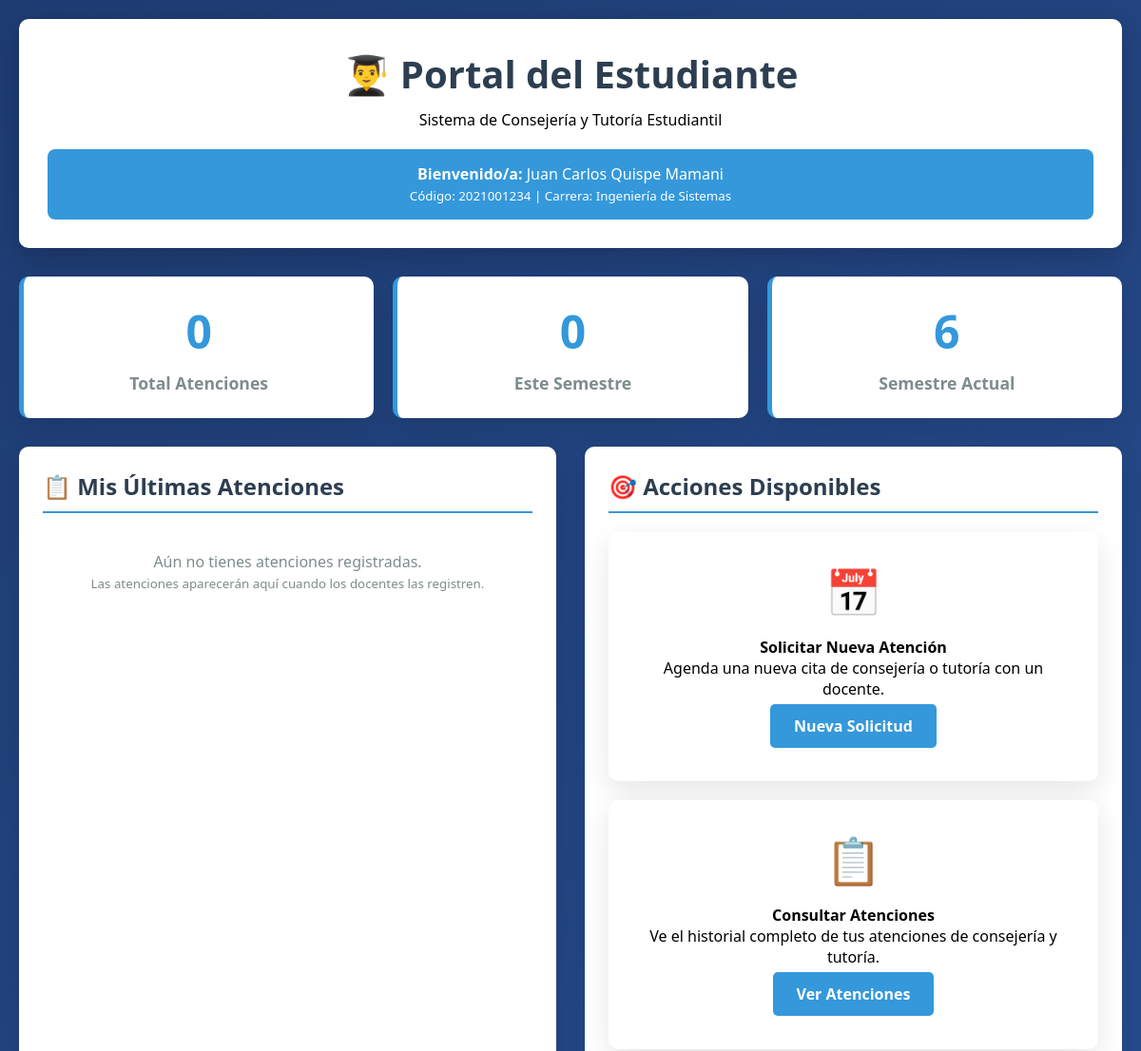
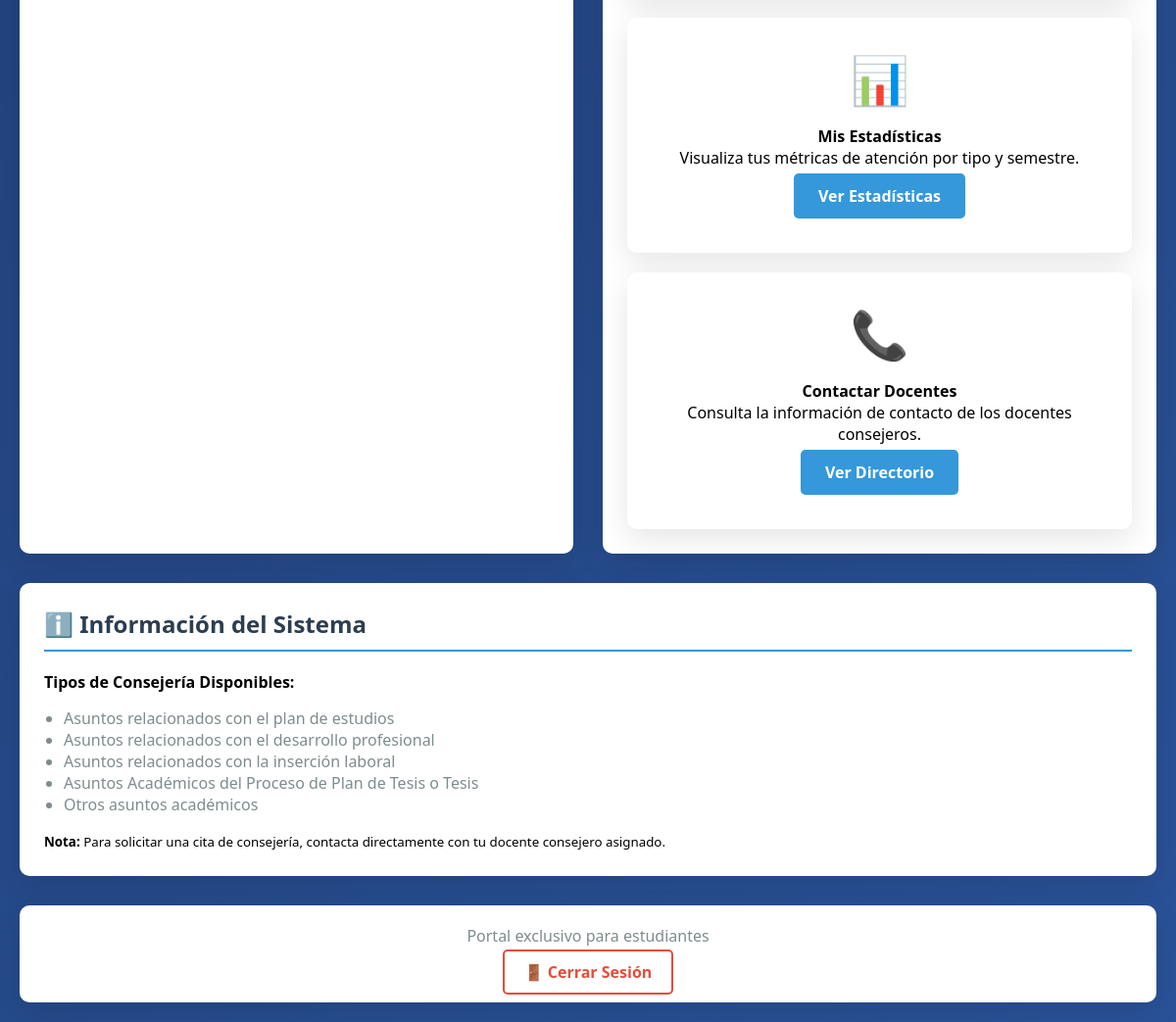
/dashboard_estudiante.php (signed in), run on the app's committed database (2 pictures, top to bottom).
### tables this page shows
CREATE TABLE IF NOT EXISTS estudiantes (
    id INT PRIMARY KEY AUTO_INCREMENT,
    codigo VARCHAR(20) UNIQUE NOT NULL,
    apellidos VARCHAR(100) NOT NULL,
    nombres VARCHAR(100) NOT NULL,
    email VARCHAR(100),
    telefono VARCHAR(20),
    carrera VARCHAR(100),
    semestre INT,
    activo BOOLEAN DEFAULT TRUE,
    created_at TIMESTAMP DEFAULT CURRENT_TIMESTAMP
);

### public/dashboard_estudiante.php (the view, shortened to what this page needs)
<?php
require_once "../config/db.php";
$stmt = $pdo->prepare("SELECT e.* FROM estudiantes e INNER JOIN usuarios u ON e.email = u.email WHERE u.id = ?");
$stmt->execute([$_SESSION['usuario_id']]);
$estudiante = $stmt->fetch();
$stmt = $pdo->prepare("SELECT COUNT(*) FROM atenciones WHERE estudiante_id = ?");
$stmt->execute([$estudiante['id'] ?? 0]);
$mis_atenciones = $stmt->fetchColumn();
$stmt = $pdo->prepare("
    SELECT a.*,
           CONCAT(d.nombres, ' ', d.apellidos) as docente_nombre,
           t.nombre as tipo_nombre
    FROM atenciones a
    INNER JOIN docentes d ON a.docente_id = d.id
    INNER JOIN tipos_consejeria t ON a.tipo_consejeria_id = t.id
    WHERE a.estudiante_id = ?
    ORDER BY a.fecha_atencion DESC, a.hora_atencion DESC
    LIMIT 5
");
$stmt->execute([$estudiante['id'] ?? 0]);
$ultimas_atenciones = $stmt->fetchAll();
$semestre_actual = date('Y') . '-' . (date('n') <= 7 ? '1' : '2');
$stmt = $pdo->prepare("SELECT COUNT(*) FROM atenciones WHERE estudiante_id = ? AND semestre = ?");
$stmt->execute([$estudiante['id'] ?? 0, $semestre_actual]);
$atenciones_semestre = $stmt->fetchColumn();
?>
<!DOCTYPE html>
<html lang="es">
<head>
</head>
<body>
    <div class="container">
        <div class="header">
            <h1>👨‍🎓 Portal del Estudiante</h1>
            <p>Sistema de Consejería y Tutoría Estudiantil</p>
            <div class="user-info">
                <strong>Bienvenido/a:</strong> <?= htmlspecialchars($estudiante['nombres'] ?? 'Estudiante') ?> <?= htmlspecialchars($estudiante['apellidos'] ?? '') ?>
                <br><small>Código: <?= htmlspecialchars($estudiante['codigo'] ?? 'N/A') ?> | Carrera: <?= htmlspecialchars($estudiante['carrera'] ?? 'No especificada') ?></small>
            </div>
        </div>
        <div class="stats-grid">
            <div class="stat-card">
                <div class="stat-number"><?= $mis_atenciones ?></div>
                <div class="stat-label">Total Atenciones</div>
            </div>
            <div class="stat-card">
                <div class="stat-number"><?= $atenciones_semestre ?></div>
                <div class="stat-label">Este Semestre</div>
            </div>
            <div class="stat-card">
                <div class="stat-number"><?= $estudiante['semestre'] ?? 'N/A' ?></div>
                <div class="stat-label">Semestre Actual</div>
            </div>
        </div>
        <div class="content-grid">
            <div class="card">
                <h3>📋 Mis Últimas Atenciones</h3>
                <?php if (empty($ultimas_atenciones)): ?>
                    <div class="no-data">
                        <p>Aún no tienes atenciones registradas.</p>
                        <p><small>Las atenciones aparecerán aquí cuando los docentes las registren.</small></p>
                    </div>
                <?php endif; ?>
            </div>
            <div class="card">
                <h3>🎯 Acciones Disponibles</h3>
                <div class="menu-card" style="margin-bottom: 20px;">
                    <div class="menu-icon">📅</div>
                    <h4>Solicitar Nueva Atención</h4>
                    <p>Agenda una nueva cita de consejería o tutoría con un docente.</p>
                    <a href="registro_atencion.php" class="btn">Nueva Solicitud</a>
                </div>
                <div class="menu-card" style="margin-bottom: 20px;">
                    <div class="menu-icon">📋</div>
                    <h4>Consultar Atenciones</h4>
                    <p>Ve el historial completo de tus atenciones de consejería y tutoría.</p>
                    <a href="lista_atenciones.php?estudiante=<?= $estudiante['id'] ?? 0 ?>" class="btn">Ver Atenciones</a>
                </div>
                <div class="menu-card" style="margin-bottom: 20px;">
                    <div class="menu-icon">📊</div>
                    <h4>Mis Estadísticas</h4>
                    <p>Visualiza tus métricas de atención por tipo y semestre.</p>
                    <a href="reportes.php?estudiante=<?= $estudiante['id'] ?? 0 ?>" class="btn">Ver Estadísticas</a>
                </div>
                <div class="menu-card">
                    <div class="menu-icon">📞</div>
                    <h4>Contactar Docentes</h4>
                    <p>Consulta la información de contacto de los docentes consejeros.</p>
                    <a href="directorio_docentes.php" class="btn">Ver Directorio</a>
                </div>
            </div>
        </div>
        <div class="card" style="margin-bottom: 30px;">
            <h3>ℹ️ Información del Sistema</h3>
            <p><strong>Tipos de Consejería Disponibles:</strong></p>
            <ul style="margin: 15px 0; padding-left: 20px; color: #7f8c8d;">
                <li>Asuntos relacionados con el plan de estudios</li>
                <li>Asuntos relacionados con el desarrollo profesional</li>
                <li>Asuntos relacionados con la inserción laboral</li>
                <li>Asuntos Académicos del Proceso de Plan de Tesis o Tesis</li>
                <li>Otros asuntos académicos</li>
            </ul>
            <p><small><strong>Nota:</strong> Para solicitar una cita de consejería, contacta directamente con tu docente consejero asignado.</small></p>
        </div>
        <div class="footer">
            <p style="margin-bottom: 15px; color: #7f8c8d;">Portal exclusivo para estudiantes</p>
            <a href="logout.php">🚪 Cerrar Sesión</a>
        </div>
    </div>
</body>
</html>

### public/dashboard_estudiante.php (style rules this page uses)
* { margin: 0; padding: 0; box-sizing: border-box; }
body { font-family: 'Segoe UI', Tahoma, Geneva, Verdana, sans-serif; background: linear-gradient(135deg, #1e3c72 0%, #2a5298 100%); min-height: 100vh; padding: 20px; }
.container { max-width: 1200px; margin: 0 auto; }
.header { background: white; border-radius: 10px; padding: 30px; box-shadow: 0 10px 30px rgba(0,0,0,0.2); margin-bottom: 30px; text-align: center; }
.header h1 { color: #2c3e50; font-size: 2.5em; margin-bottom: 10px; }
.user-info { background: #3498db; color: white; padding: 15px; border-radius: 8px; margin-top: 20px; }
.stats-grid { display: grid; grid-template-columns: repeat(auto-fit, minmax(250px, 1fr)); gap: 20px; margin-bottom: 30px; }
.stat-card { background: white; border-radius: 10px; padding: 25px; box-shadow: 0 10px 30px rgba(0,0,0,0.1); text-align: center; border-left: 5px solid #3498db; transition: transform 0.3s; }
.stat-number { font-size: 3em; font-weight: bold; color: #3498db; margin-bottom: 10px; }
.stat-label { color: #7f8c8d; font-size: 1.1em; font-weight: 600; }
.content-grid { display: grid; grid-template-columns: 1fr 1fr; gap: 30px; margin-bottom: 30px; }
.card { background: white; border-radius: 10px; padding: 25px; box-shadow: 0 10px 30px rgba(0,0,0,0.1); }
.card h3 { color: #2c3e50; margin-bottom: 20px; font-size: 1.5em; border-bottom: 2px solid #3498db; padding-bottom: 10px; }
.menu-card { background: white; border-radius: 10px; padding: 30px; box-shadow: 0 10px 30px rgba(0,0,0,0.1); text-align: center; transition: transform 0.3s, box-shadow 0.3s; }
.menu-icon { font-size: 3em; margin-bottom: 15px; }
.btn { background: #3498db; color: white; padding: 12px 25px; border: none; border-radius: 5px; text-decoration: none; display: inline-block; font-weight: 600; transition: background 0.3s; margin: 5px; }
.footer { background: white; border-radius: 10px; padding: 20px; box-shadow: 0 10px 30px rgba(0,0,0,0.1); text-align: center; }
.footer a { color: #e74c3c; text-decoration: none; font-weight: 600; padding: 10px 20px; border: 2px solid #e74c3c; border-radius: 5px; transition: all 0.3s; }
.no-data { text-align: center; color: #7f8c8d; padding: 20px; }

### data on the page
estudiantes: nombres "Juan Carlos", apellidos "Quispe Mamani", codigo "2021001234", carrera "Ingeniería de Sistemas", semestre "6"

### other printed values
$mis_atenciones "0"
$atenciones_semestre "0"
